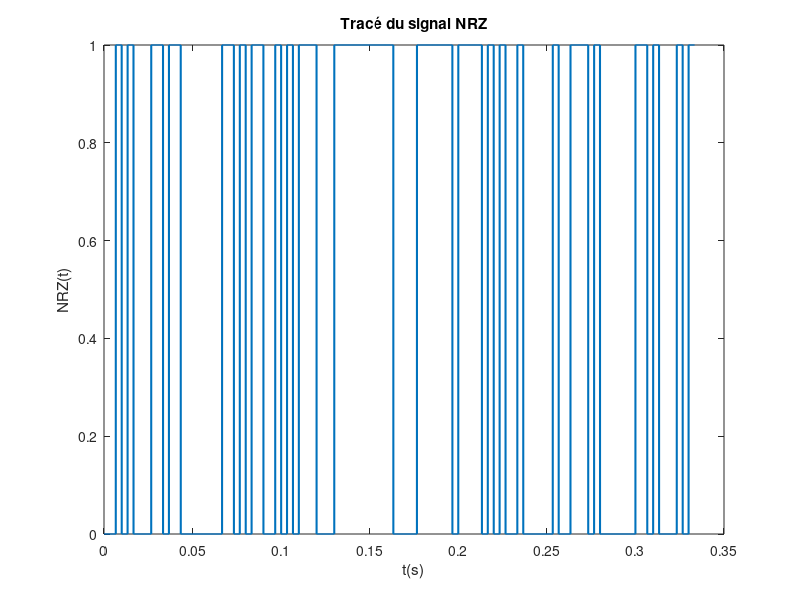
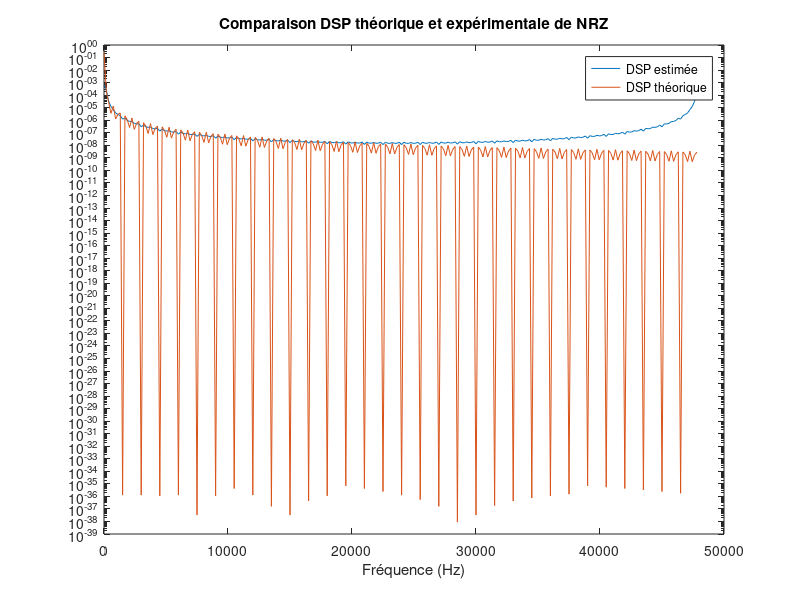
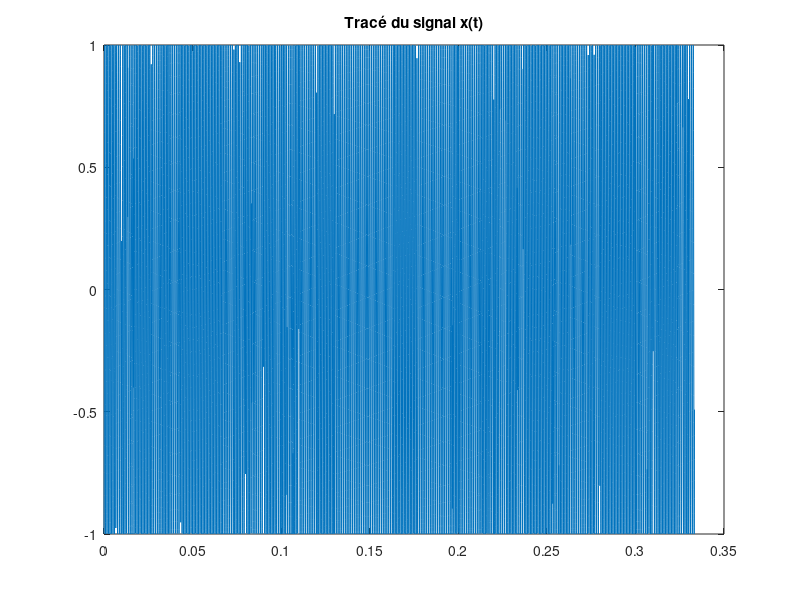
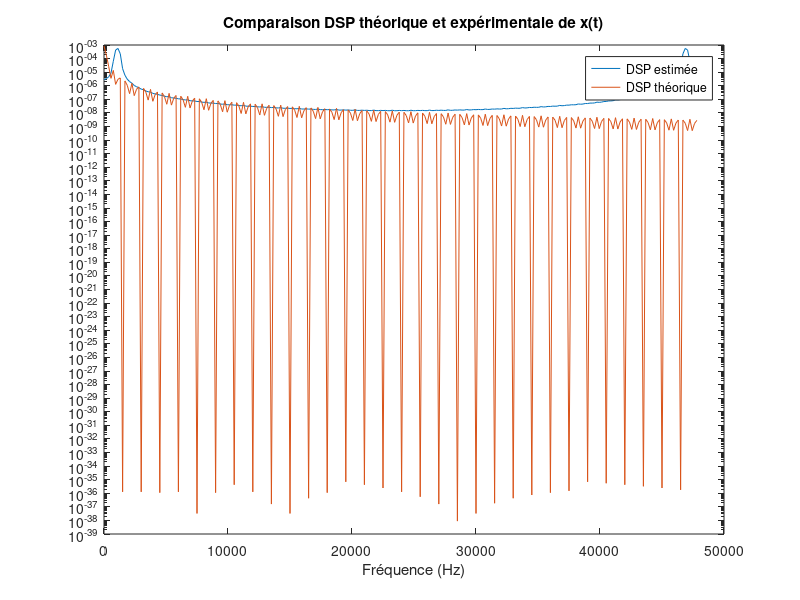

Write MATLAB code to recreate these figures, in order. (Note: this script raises an error after producing the figures.)
%% Projet - Traitement du signal
%% Importation des fichiers
clear;
%load fichier1.mat; morceau1 = signal';
%load fichier2.mat; morceau2 = signal';
%load fichier3.mat; morceau3 = signal';
%load fichier4.mat; morceau4 = signal';
%load fichier5.mat; morceau5 = signal';
%load fichier6.mat; morceau6 = signal';
%clear signal;

%% Constantes


close all;

Fe = 48000;
Te = 1/Fe;
Ts = 1/300;
Fs = 1/Ts;
Ns = round(Ts/Te);
%F0 = 6000;
%F1 = 2000;
F0 = 1180;
F1 = 980;
T0 = 1/F0;
T1 = 1/F1;
phi0 = rand*2*pi;
phi1 = rand*2*pi;
theta0 = rand*2*pi;
theta1 = rand*2*pi;
Ordre = 201;
SNR = 50;
Taille_signal = 100;


%% 3.1
%% 3.1.1 Génération NRZ
%% 3.1.2 Traçage du signal


t = linspace(0,(Ts*Taille_signal),Ns*Taille_signal)';

NRZ_Test = randi([0 1],Taille_signal,1);

t_nrz_test = 0:Taille_signal-1;
t_nrz_test = t_nrz_test*Ts;

NRZ_dup = zeros(cast(Ns,"int32")*Taille_signal,1);

for i = 1:Taille_signal
    if NRZ_Test(i) == 1
        NRZ_dup(((i-1)*cast(Ns,"int32") + 1):i*cast(Ns,"int32"),1) = ones(cast(Ns,"int32"),1);
    end
end

figure
plot(t, NRZ_dup, 'LineWidth',1.5)
title('Tracé du signal NRZ');
xlabel('t(s)')
ylabel('NRZ(t)')

%% 3.1.3 Traçage de  DSP et 3.1.4 Comparaison avec DSP théorique


[DSP, Vect_f] = pwelch(NRZ_dup, [], [], [], Fe, 'twosided');

figure

semilogy(Vect_f,DSP, "DisplayName", "DSP estimée");

hold on


DSP_Th = 1/4*Ts*sinc(Vect_f*Ts).^2;
DSP_Th(1,1) = DSP_Th(1,1) + 1/4;

semilogy(Vect_f, DSP_Th, "DisplayName", "DSP théorique");
xlabel("Fréquence (Hz)")
title('Comparaison DSP théorique et expérimentale de NRZ');

hold off

legend

%% 3.2 Génération du signal modulé en fréquence
%% 3.2.1

%t = linspace(0,(Ts*Taille_signal),Ns*Taille_signal)';

cos1 = cos(2*pi*F1*t + phi1);
cos0 = cos(2*pi*F0*t + phi0);

x = (1 - NRZ_dup).*cos0 + NRZ_dup.*cos1;
% on rallonge le vecteur x afin de résoudre le problème de décalage
x = [x ; zeros((Ordre-1)/2,1)];

%% 3.2.2

t_allonge = linspace(0,(Ts*Taille_signal),Ns*Taille_signal + (Ordre-1)/2)';
figure
plot(t,x(1:length(x)-ceil((Ordre-1)/2),:))
title('Tracé du signal x(t)');

%% 3.2.4

[DSPx, Vect_fx] = pwelch(x(1:length(x)-ceil((Ordre-1)/2),:), [], [], [], Fe, 'twosided');

figure

semilogy(Vect_fx,DSPx, "DisplayName", "DSP estimée");

hold on

%Mètre la formule kalkulé par makcime !!!!!!!!!!!!!!!
DSPx_Th = 1/4*Ts*sinc(Vect_f*Ts).^2;

semilogy(Vect_fx, DSPx_Th, "DisplayName", "DSP théorique");
xlabel("Fréquence (Hz)")
title('Comparaison DSP théorique et expérimentale de x(t)');

hold off

legend

%% 4 Canal de transmission à bruit additif, blanc et Gaussien


Px = mean(abs(x).^2);
Pb = Px*10^(-SNR/10);
sigma = sqrt(Pb);

bruit = sigma*randn(1,length(x));

x_bruite = x + bruit';

%x = x(1:length(x)-ceil((Ordre-1)/2),:);

%% 5 Canal de transmission à bruit additif, blanc et Gaussien
%% 5.1 Synthèse du filtre passe-bas


F_c = (F0 + (F0+F1)/2)/2;
t_vect = linspace(-Te*(Ordre-1)/2,Te*(Ordre-1)/2, Ordre);
rep_imp_PB = 2*F_c*Te*sinc(2*F_c*t_vect);


figure
xlabel('t (s)')
ylabel('U (V)')
plot(t_vect, rep_imp_PB);
title('Réponse impulsionnelle du FPB');

%% 5.2 Synthèse du filtre passe-haut
%% 5.2.1 Voir rapport
%% 5.2.2 

rep_imp_PH = - rep_imp_PB;
rep_imp_PH((Ordre+1)/2) = 1 + rep_imp_PH((Ordre+1)/2);
figure
xlabel('t (s)')
ylabel('U (V)')
plot(t_vect, rep_imp_PH);
title('Réponse impulsionnelle du FPH')

%% 5.3 Filtrage


filtrage_PB = filter(rep_imp_PB, 1, x_bruite);
filtrage_PH = filter(rep_imp_PH, 1, x_bruite);

% On tronque le début du signal filtré pour résoudre le problème du décalage 
filtrage_PB = filtrage_PB(ceil((Ordre+1)/2):end,:);
filtrage_PH = filtrage_PH(ceil((Ordre+1)/2):end,:);

figure
subplot(3,1,1);
xlabel('t (s)')
ylabel('U (V)')
plot(t, filtrage_PB);
title('Signal filtré par FPB')

subplot(3,1,2);
plot(t, filtrage_PH, "r");
title('Signal filtré par FPH')

subplot(3,1,3);
stairs(t, NRZ_dup, 'LineWidth',1.5)
title('Signal NRZ théorique')

x_bruite = x_bruite(1:length(x)-ceil((Ordre-1)/2),:);


%% 5.4 Les tracés
%% 5.5 Détection d'énergie
%% 5.5.1 

Energies = zeros(Taille_signal,1);

for i=0:Taille_signal-1
    Energie = sum(filtrage_PB(i*Ns+1:(i+1)*Ns, 1).^2);
    Energies(i+1) = Energie;
end

K = mean(Energies);

NRZ_retrouve = Energies > K;

figure
subplot(2,1,1);
xlabel('t (s)')
ylabel('U (V)')
stairs(t_nrz_test, NRZ_retrouve, 'LineWidth',1.5)
title('Signal NRZ reconstruit')

subplot(2,1,2);
stairs(t_nrz_test, NRZ_Test, 'LineWidth',1.5)
title('Signal NRZ théorique')


%% 5.5.2

Taux = ( Taille_signal - sum(NRZ_Test == NRZ_retrouve) )/Taille_signal;

%% 5.6 Modification du démodulateur
% Voir rapport

%% 6 Démodulateur de fréquence adapté à la norme V21
%% 6.1 Contexte de synchronisation idéale
%% 6.1.2


integrator = ones(Taille_signal,1);
v1 = x_bruite.*cos1 - x_bruite.*cos0;

for i=0:Taille_signal-1
    integrator(i+1,:) = sum(v1(i*Ns+1:(i+1)*Ns,:));
end

NRZ_retrouve_v21 = integrator >= 0;

figure
subplot(2,1,1);
xlabel('t (s)')
ylabel('U (V)')
stairs(t_nrz_test, NRZ_retrouve_v21, 'LineWidth',1.5)
title('Signal NRZ reconstruit v21')

subplot(2,1,2);
stairs(t_nrz_test, NRZ_Test, 'LineWidth',1.5)
title('Signal NRZ théorique')


Taux_v21 = ( Taille_signal - sum(NRZ_Test == NRZ_retrouve_v21) )/Taille_signal;

%% 6.2 Gestion d'une erreur de synchronisation de phase porteuse

cos_theta1 = cos(2*pi*F1*t + theta1);
cos_theta0 = cos(2*pi*F0*t + theta0);
sin_theta1 = sin(2*pi*F1*t + theta1);
sin_theta0 = sin(2*pi*F0*t + theta0);

integrator1 = ones(Taille_signal,1);
integrator2 = ones(Taille_signal,1);
integrator3 = ones(Taille_signal,1);
integrator4 = ones(Taille_signal,1);

v1 = x_bruite.*cos_theta0;
v2 = x_bruite.*sin_theta0;
v3 = x_bruite.*cos_theta1;
v4 = x_bruite.*sin_theta1;

for i=0:Taille_signal-1
    integrator1(i+1,:) = sum(v1(i*Ns+1:(i+1)*Ns,:));
    integrator2(i+1,:) = sum(v2(i*Ns+1:(i+1)*Ns,:));
    integrator3(i+1,:) = sum(v3(i*Ns+1:(i+1)*Ns,:));
    integrator4(i+1,:) = sum(v4(i*Ns+1:(i+1)*Ns,:));
end

integrator1 = integrator1.^2;
integrator2 = integrator2.^2;
integrator3 = integrator3.^2;
integrator4 = integrator4.^2;

I = integrator3 + integrator4 - (integrator1 + integrator2);



NRZ_retrouve_v21_sync = I >= 0;

figure
subplot(2,1,1);
xlabel('t (s)')
ylabel('U (V)')
stairs(t_nrz_test, NRZ_retrouve_v21_sync, 'LineWidth',1.5)
title('Signal NRZ reconstruit v21 sync')

subplot(2,1,2);
stairs(t_nrz_test, NRZ_Test, 'LineWidth',1.5)
title('Signal NRZ théorique')


Taux_v21_sync = ( Taille_signal - sum(NRZ_Test == NRZ_retrouve_v21_sync) )/Taille_signal;

%% Reconstitution de l'image

